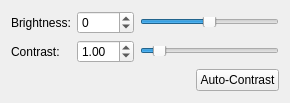
<?xml version="1.0" encoding="UTF-8"?>
<ui version="4.0">
 <class>BrightnessContrast</class>
 <widget class="QWidget" name="BrightnessContrast">
  <property name="geometry">
   <rect>
    <x>0</x>
    <y>0</y>
    <width>290</width>
    <height>103</height>
   </rect>
  </property>
  <property name="windowTitle">
   <string>Form</string>
  </property>
  <layout class="QVBoxLayout" name="verticalLayout">
   <item>
    <layout class="QGridLayout" name="gridLayout">
     <item row="1" column="0">
      <widget class="QLabel" name="label_2">
       <property name="text">
        <string>Contrast:</string>
       </property>
      </widget>
     </item>
     <item row="0" column="1">
      <widget class="QSpinBox" name="spinBox">
       <property name="minimum">
        <number>-255</number>
       </property>
       <property name="maximum">
        <number>255</number>
       </property>
      </widget>
     </item>
     <item row="0" column="0">
      <widget class="QLabel" name="label">
       <property name="text">
        <string>Brightness:</string>
       </property>
      </widget>
     </item>
     <item row="1" column="2">
      <widget class="QSlider" name="horizontalSlider_2">
       <property name="maximumSize">
        <size>
         <width>16777215</width>
         <height>10</height>
        </size>
       </property>
       <property name="minimum">
        <number>0</number>
       </property>
       <property name="maximum">
        <number>1000</number>
       </property>
       <property name="value">
        <number>100</number>
       </property>
       <property name="orientation">
        <enum>Qt::Horizontal</enum>
       </property>
       <property name="invertedAppearance">
        <bool>false</bool>
       </property>
       <property name="invertedControls">
        <bool>false</bool>
       </property>
      </widget>
     </item>
     <item row="0" column="2">
      <widget class="QSlider" name="horizontalSlider">
       <property name="maximumSize">
        <size>
         <width>16777215</width>
         <height>10</height>
        </size>
       </property>
       <property name="minimum">
        <number>-255</number>
       </property>
       <property name="maximum">
        <number>255</number>
       </property>
       <property name="orientation">
        <enum>Qt::Horizontal</enum>
       </property>
      </widget>
     </item>
     <item row="1" column="1">
      <widget class="QDoubleSpinBox" name="doubleSpinBox">
       <property name="maximum">
        <double>10.000000000000000</double>
       </property>
       <property name="singleStep">
        <double>0.010000000000000</double>
       </property>
       <property name="value">
        <double>1.000000000000000</double>
       </property>
      </widget>
     </item>
    </layout>
   </item>
   <item>
    <layout class="QHBoxLayout" name="horizontalLayout">
     <item>
      <spacer name="horizontalSpacer">
       <property name="orientation">
        <enum>Qt::Horizontal</enum>
       </property>
       <property name="sizeHint" stdset="0">
        <size>
         <width>40</width>
         <height>20</height>
        </size>
       </property>
      </spacer>
     </item>
     <item>
      <widget class="QPushButton" name="pushButton">
       <property name="text">
        <string>Auto-Contrast</string>
       </property>
      </widget>
     </item>
    </layout>
   </item>
   <item>
    <spacer name="verticalSpacer">
     <property name="orientation">
      <enum>Qt::Vertical</enum>
     </property>
     <property name="sizeHint" stdset="0">
      <size>
       <width>20</width>
       <height>40</height>
      </size>
     </property>
    </spacer>
   </item>
  </layout>
 </widget>
 <resources/>
 <connections/>
</ui>
